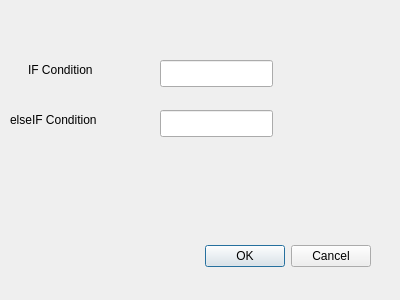
<?xml version="1.0" encoding="UTF-8"?>
<ui version="4.0">
 <class>conditionDialog</class>
 <widget class="QDialog" name="conditionDialog">
  <property name="geometry">
   <rect>
    <x>0</x>
    <y>0</y>
    <width>400</width>
    <height>300</height>
   </rect>
  </property>
  <property name="windowTitle">
   <string>Dialog</string>
  </property>
  <widget class="QDialogButtonBox" name="buttonBox">
   <property name="geometry">
    <rect>
     <x>30</x>
     <y>240</y>
     <width>341</width>
     <height>32</height>
    </rect>
   </property>
   <property name="orientation">
    <enum>Qt::Horizontal</enum>
   </property>
   <property name="standardButtons">
    <set>QDialogButtonBox::Cancel|QDialogButtonBox::Ok</set>
   </property>
  </widget>
  <widget class="QLineEdit" name="ifText">
   <property name="geometry">
    <rect>
     <x>160</x>
     <y>60</y>
     <width>113</width>
     <height>27</height>
    </rect>
   </property>
  </widget>
  <widget class="QLabel" name="label">
   <property name="geometry">
    <rect>
     <x>28</x>
     <y>60</y>
     <width>101</width>
     <height>20</height>
    </rect>
   </property>
   <property name="text">
    <string>IF Condition</string>
   </property>
  </widget>
  <widget class="QLabel" name="label_2">
   <property name="geometry">
    <rect>
     <x>10</x>
     <y>110</y>
     <width>131</width>
     <height>20</height>
    </rect>
   </property>
   <property name="text">
    <string>elseIF Condition</string>
   </property>
  </widget>
  <widget class="QLineEdit" name="elseText">
   <property name="geometry">
    <rect>
     <x>160</x>
     <y>110</y>
     <width>113</width>
     <height>27</height>
    </rect>
   </property>
  </widget>
 </widget>
 <resources/>
 <connections>
  <connection>
   <sender>buttonBox</sender>
   <signal>accepted()</signal>
   <receiver>conditionDialog</receiver>
   <slot>accept()</slot>
   <hints>
    <hint type="sourcelabel">
     <x>248</x>
     <y>254</y>
    </hint>
    <hint type="destinationlabel">
     <x>157</x>
     <y>274</y>
    </hint>
   </hints>
  </connection>
  <connection>
   <sender>buttonBox</sender>
   <signal>rejected()</signal>
   <receiver>conditionDialog</receiver>
   <slot>reject()</slot>
   <hints>
    <hint type="sourcelabel">
     <x>316</x>
     <y>260</y>
    </hint>
    <hint type="destinationlabel">
     <x>286</x>
     <y>274</y>
    </hint>
   </hints>
  </connection>
 </connections>
</ui>
